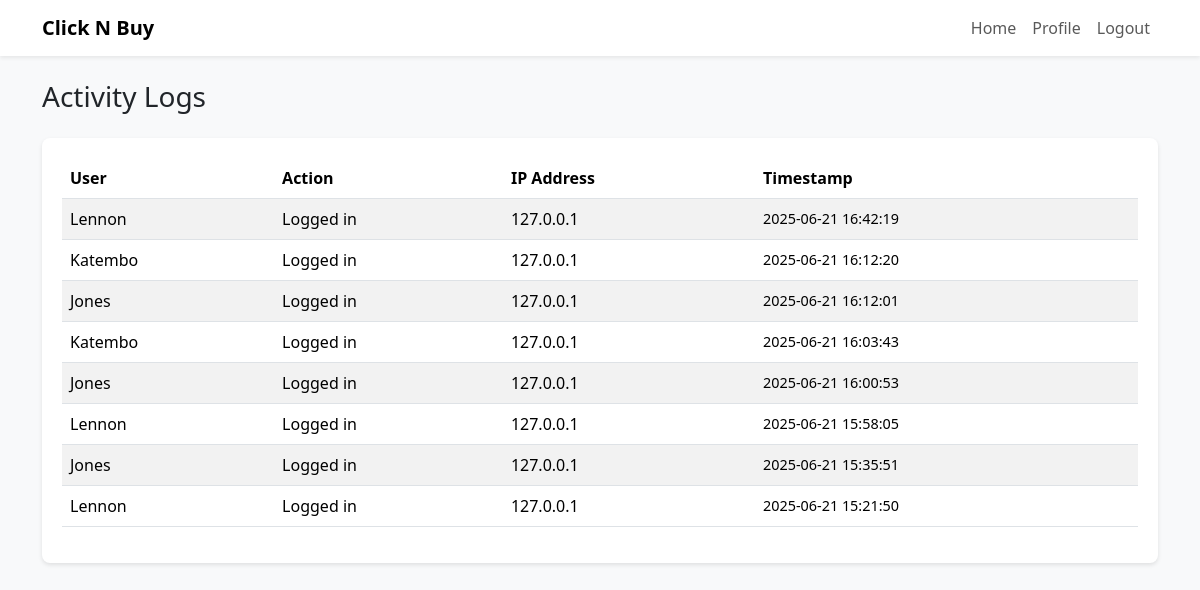
Page /activity_logs (signed in) on the earlier database version.
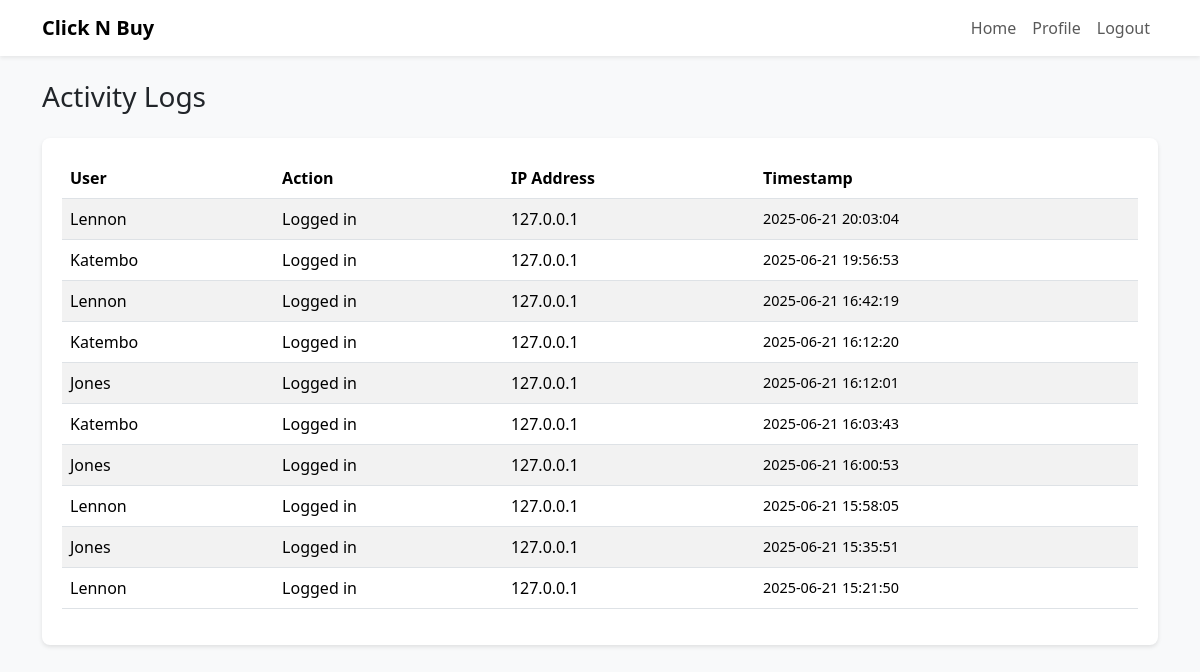
Same page on the later database version.
### app.py (models this page shows, shortened)
class ActivityLog(db.Model):
    id = db.Column(db.Integer, primary_key=True)
    user_id = db.Column(db.Integer, db.ForeignKey('user.id'))
    action = db.Column(db.String(200))
    timestamp = db.Column(db.DateTime, default=datetime.utcnow)
    ip_address = db.Column(db.String(100))

class User(db.Model):
    id = db.Column(db.Integer, primary_key=True)
    username = db.Column(db.String(80), unique=True, nullable=False)
    email = db.Column(db.String(120), unique=True, nullable=False)
    password_hash = db.Column(db.String(128), nullable=False)
    profile_pic = db.Column(db.String(120), nullable=True)
    ads = db.relationship('Ad', backref='owner', lazy=True)
    is_admin = db.Column(db.Boolean, default=False)
    sent_conversations = db.relationship('Conversation', foreign_keys='Conversation.seller_id', backref='seller', lazy=True)
    received_conversations = db.relationship('Conversation', foreign_keys='Conversation.buyer_id', backref='buyer', lazy=True)
    activities = db.relationship('ActivityLog', backref='user', lazy=True)

### app.py (the view)
@app.route('/activity_logs')
@admin_required
@login_required
def view_logs():
    logs = ActivityLog.query.order_by(ActivityLog.timestamp.desc()).limit(100).all()
    return render_template('activity_logs.html', logs=logs)

### app.py (called while the page is built)
def login_required(f):
    @wraps(f)
    def decorated(*args, **kwargs):
        if 'user_id' not in session:
            flash("Please log in first.", "warning")
            return redirect(url_for('login'))
        return f(*args, **kwargs)
    return decorated

def admin_required(f):
    @wraps(f)
    def decorated_function(*args, **kwargs):
        user_id = session.get('user_id')
        if not user_id:
            flash("Please log in first.", "warning")
            return redirect(url_for('login'))
        user = User.query.get(user_id)
        if not user or not user.is_admin:
            abort(403)
        return f(*args, **kwargs)
    return decorated_function

### templates/activity_logs.html (shortened to what this page needs)
<!DOCTYPE html>
<html lang="en">
<head>
  <link href="https://cdn.jsdelivr.net/npm/bootstrap@5.3.3/dist/css/bootstrap.min.css" rel="stylesheet">
</head>
<body>
<nav class="navbar navbar-expand-lg navbar-light bg-white shadow-sm mb-4">
  <div class="container">
    <a class="navbar-brand fw-bold" href="{{ url_for('home') }}">Click N Buy</a>
    <div class="collapse navbar-collapse justify-content-end" id="navbarNav">
      <ul class="navbar-nav">
        <li class="nav-item"><a class="nav-link" href="{{ url_for('home') }}">Home</a></li>
        <li class="nav-item"><a class="nav-link" href="{{ url_for('profile') }}">Profile</a></li>
        <li class="nav-item"><a class="nav-link" href="{{ url_for('logout') }}">Logout</a></li>
      </ul>
    </div>
  </div>
</nav>
<div class="container">
  <h3 class="mb-4">Activity Logs</h3>
  {% if logs %}
    <div class="table-responsive log-table">
      <table class="table table-striped table-hover">
        <thead>
          <tr>
            <th>User</th>
            <th>Action</th>
            <th>IP Address</th>
            <th>Timestamp</th>
          </tr>
        </thead>
        <tbody>
          {% for log in logs %}
            <tr>
              <td>{{ log.user.username }}</td>
              <td>{{ log.action }}</td>
              <td>{{ log.ip_address or 'N/A' }}</td>
              <td class="timestamp">{{ log.timestamp.strftime('%Y-%m-%d %H:%M:%S') }}</td>
            </tr>
          {% endfor %}
        </tbody>
      </table>
    </div>
  {% else %}
    <p class="text-muted">No activity logs found.</p>
  {% endif %}
</div>
</body>
</html>

### templates/activity_logs.html (style rules this page uses)
body { background-color: #f8f9fa; }
.log-table { background-color: white; border-radius: 8px; box-shadow: 0 2px 4px rgba(0,0,0,0.1); padding: 20px; }
.log-table th, .log-table td { vertical-align: middle; }
.timestamp { font-size: 0.9rem; color: #6c757d; }

Differences in the rows shown:
added ActivityLog: user.username "Lennon", action "Logged in", ip_address "127.0.0.1", timestamp "2025-06-21 20:03:04"
added ActivityLog: user.username "Katembo", action "Logged in", ip_address "127.0.0.1", timestamp "2025-06-21 19:56:53"
